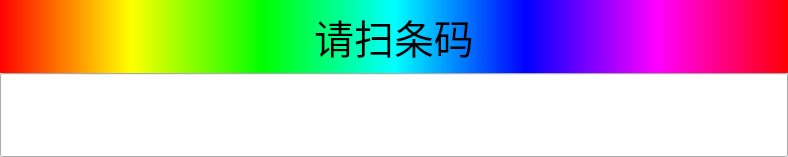
<?xml version="1.0" encoding="UTF-8"?>
<ui version="4.0">
 <class>ScanCodeDlg</class>
 <widget class="QDialog" name="ScanCodeDlg">
  <property name="geometry">
   <rect>
    <x>0</x>
    <y>0</y>
    <width>788</width>
    <height>157</height>
   </rect>
  </property>
  <property name="windowTitle">
   <string>扫码</string>
  </property>
  <property name="styleSheet">
   <string notr="true"/>
  </property>
  <layout class="QVBoxLayout" name="verticalLayout_2">
   <property name="spacing">
    <number>0</number>
   </property>
   <property name="leftMargin">
    <number>0</number>
   </property>
   <property name="topMargin">
    <number>0</number>
   </property>
   <property name="rightMargin">
    <number>0</number>
   </property>
   <property name="bottomMargin">
    <number>0</number>
   </property>
   <item>
    <layout class="QVBoxLayout" name="verticalLayout">
     <property name="spacing">
      <number>0</number>
     </property>
     <item>
      <widget class="QLabel" name="titleLabel">
       <property name="font">
        <font>
         <pointsize>30</pointsize>
        </font>
       </property>
       <property name="styleSheet">
        <string notr="true">background-color: qlineargradient(spread:pad, x1:0, y1:0, x2:1, y2:0, stop:0 rgba(255, 0, 0, 255), stop:0.166 rgba(255, 255, 0, 255), stop:0.333 rgba(0, 255, 0, 255), stop:0.5 rgba(0, 255, 255, 255), stop:0.666 rgba(0, 0, 255, 255), stop:0.833 rgba(255, 0, 255, 255), stop:1 rgba(255, 0, 0, 255));</string>
       </property>
       <property name="text">
        <string>请扫条码</string>
       </property>
       <property name="alignment">
        <set>Qt::AlignCenter</set>
       </property>
      </widget>
     </item>
     <item>
      <widget class="QLineEdit" name="codeLine">
       <property name="minimumSize">
        <size>
         <width>0</width>
         <height>80</height>
        </size>
       </property>
       <property name="font">
        <font>
         <pointsize>50</pointsize>
        </font>
       </property>
       <property name="styleSheet">
        <string notr="true"/>
       </property>
      </widget>
     </item>
    </layout>
   </item>
  </layout>
 </widget>
 <layoutdefault spacing="6" margin="11"/>
 <resources/>
 <connections/>
</ui>
